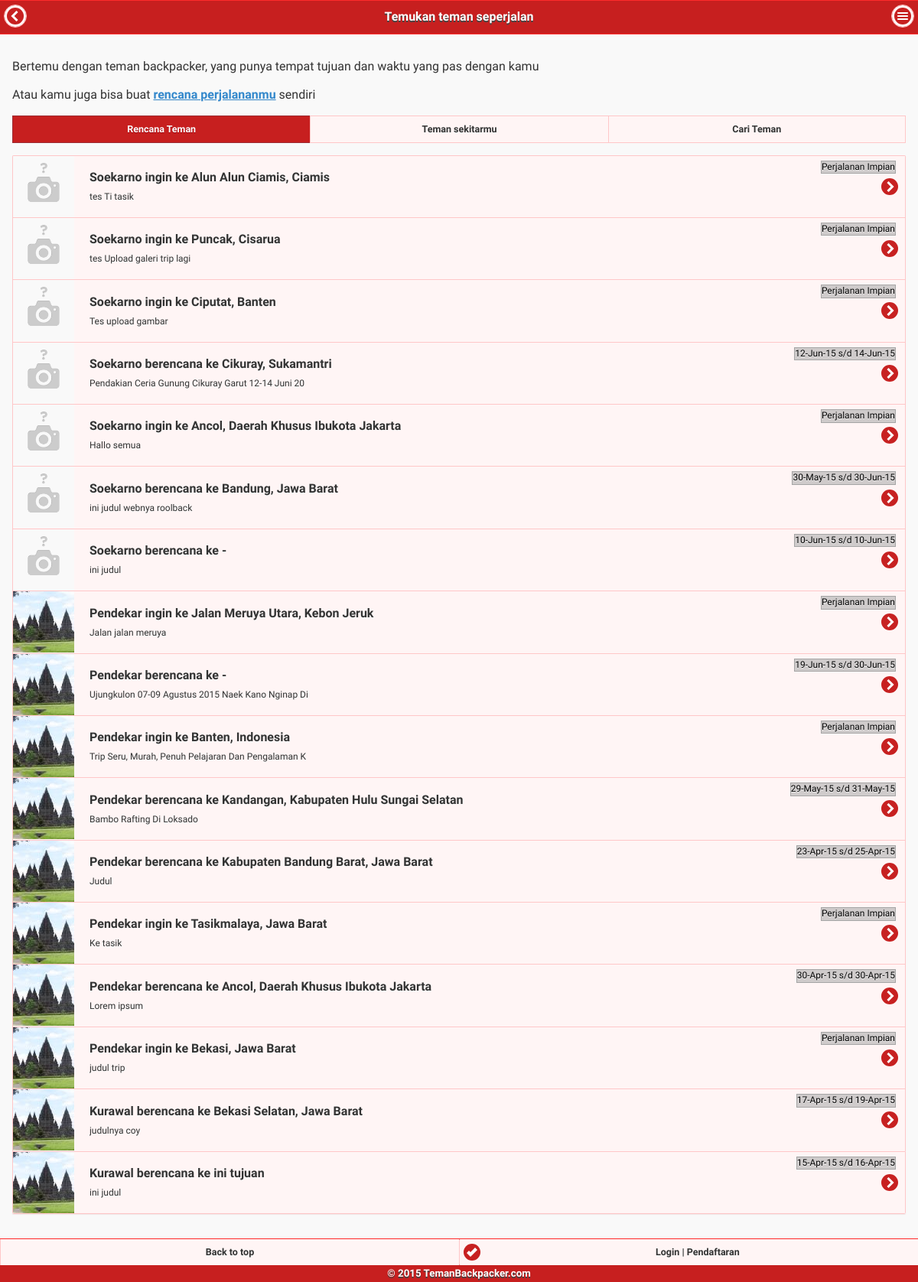
Screenshot of /user.php with the database file from the repository.
### tables this page shows
CREATE TABLE IF NOT EXISTS `tb_user` (
  `user_id` int(11) NOT NULL AUTO_INCREMENT,
  `user_name` varchar(50) NOT NULL,
  `user_username` varchar(25) NOT NULL,
  `user_email` varchar(75) NOT NULL,
  `user_password` varchar(50) NOT NULL,
  `user_lokasi` varchar(100) DEFAULT NULL,
  `user_gender` char(1) DEFAULT NULL COMMENT 'L: laki laki || P: perempuan',
  `user_ttl` date DEFAULT NULL,
  `user_foto` varchar(50) DEFAULT NULL,
  `user_bio` varchar(50) DEFAULT NULL,
  `user_sosmed` varchar(100) DEFAULT NULL,
  `user_reg_date` timestamp NULL DEFAULT CURRENT_TIMESTAMP,
  `user_info` text,
  `user_geolat` double DEFAULT NULL,
  `user_geolng` double DEFAULT NULL,
  `user_ip` varchar(50) DEFAULT NULL,
  `user_exp` text,
  `user_privacy` int(11) NOT NULL DEFAULT '0' COMMENT '0=public || 1=member',
  `user_deleted` char(1) NOT NULL DEFAULT '0' COMMENT '0=aktif || 1=deleted',
  `user_reputasi` int(11) DEFAULT '0',
  PRIMARY KEY (`user_id`),
  KEY `idx_email_paswd` (`user_email`,`user_password`),
  KEY `idx_user_name` (`user_name`,`user_password`),
  KEY `idx_search_username` (`user_username`),
  KEY `idx_search_email` (`user_email`,`user_password`)
);

CREATE TABLE IF NOT EXISTS `tb_trip` (
  `trip_id` int(11) NOT NULL,
  `trip_user_id` int(11) NOT NULL,
  `trip_judul` varchar(50) DEFAULT NULL,
  `trip_tujuan` varchar(100) DEFAULT NULL,
  `trip_tujuan_geolat` double DEFAULT NULL,
  `trip_tujuan_geolng` double DEFAULT NULL,
  `trip_asal` varchar(100) DEFAULT NULL,
  `trip_asal_lat` double DEFAULT NULL,
  `trip_asal_lng` double DEFAULT NULL,
  `trip_jenis` char(2) DEFAULT NULL,
  `trip_kategori` char(2) DEFAULT NULL,
  `trip_date1` date DEFAULT NULL,
  `trip_date2` date DEFAULT NULL,
  `trip_detail` text,
  `trip_flag_comm` char(1) DEFAULT '0' COMMENT '1: ijinkan komentar | 0: tidak diijinkan komentar',
  `trip_flag_join` char(1) DEFAULT '0' COMMENT '1: ijinkan join | 0: tidak diijinkan join',
  `trip_created_date` timestamp NOT NULL DEFAULT CURRENT_TIMESTAMP,
  `trip_stats` int(11) NOT NULL DEFAULT '0',
  PRIMARY KEY (`trip_id`),
  KEY `idx_cari_tgl` (`trip_date1`,`trip_date2`)
);

### _include/user.php (called while the page is built, shortened)
<?php
if(@$statuskoneksi != 'connected'){
	require_once dirname(__FILE__).DIRECTORY_SEPARATOR.'db_function.php';
}
function User_seperjalanan()
{
    $sql = "SELECT A.user_username, A.user_foto, B.trip_id, B.trip_judul, B.trip_tujuan, B.trip_date1, B.trip_date2, B.trip_created_date
            FROM tb_user A, tb_trip B
            WHERE A.user_id = B.trip_user_id
            ORDER BY B.trip_created_date DESC";
    $result = good_query($sql);
   while ($row = mysqli_fetch_assoc($result)){
           if (!empty($row['user_foto'])) {
                $foto = $row['user_foto'];
            } else {
                $foto = "default.gif";
            }
            $tujuan = "-";
            if (!empty($row['trip_tujuan'])) {
                $tujuan = implode(",", array_slice(explode(",", $row['trip_tujuan']), 0, 2));
            }
            if (trim($row['trip_date1']) == "0000-00-00"){
                $konjungsi = " ingin";
                $tgl = "Perjalanan Impian";
            }else{
                $konjungsi = " berencana";
                $tgl = tanggalan($row['trip_date1']) ." s/d ".tanggalan($row['trip_date2']);
            }
           $arr[] = array("user_username"   =>$row['user_username'],
                        "user_foto"         =>$foto,
                        "trip_id"           =>$row['trip_id'],
                        "trip_judul"        =>$row['trip_judul'],
                        "trip_tujuan"       =>$tujuan,
                        "trip_date"        =>$tgl,
                        "trip_created_date" =>$row['trip_created_date'],
                        "konjungsi"         =>$konjungsi
                   );
       }
       return $arr;
}
?>

### _include/db_function.php (called while the page is built, shortened)
<?php
include_once dirname(__FILE__).DIRECTORY_SEPARATOR.'fungsi.php';
$database = new mysqli(DBHOST, DBUSER, DBPASS, DBNAME);
$db =& $database;
function good_query($string, $debug=0)
{
    global $db;
    $result = $db->query($string);
    return $result;
}
?>

### _include/fungsi.php (called while the page is built, shortened)
<?php
function make_seo_name($title)
{
	return preg_replace('/[^a-z0-9_-]/i', '', strtolower(str_replace(' ', '-', trim($title))));
}
function tanggalan($tgl)
{
    $date=date_create($tgl);
    return date_format($date,"d-M-y");
}
?>

### user.php (the view, shortened to what this page needs)
<?php
include_once "_include/db_function.php";
include_once "_include/template.php";
include_once "_include/user.php";
$userList = User_seperjalanan();
?>
<!doctype html>
<html>
    <head>
    </head>
    <body>
        <section data-role="page" id="home">
            <article role="main" class="ui-content">
                <div id="listHeader">
                    <p>Bertemu dengan teman backpacker, yang punya tempat tujuan dan waktu yang pas dengan kamu</p>
                    <p>Atau kamu juga bisa buat <a href="<?= URLSITUS ?>trip/baru/" data-ajax="false">rencana perjalananmu</a> sendiri</p>
                </div>
                <div data-role="navbar">
                    <ul>
                        <li><a href="#" class="ui-btn-active">Rencana Teman</a></li>
                        <li><a href="#" class="sekitar">Teman sekitarmu</a></li>
                        <li><a href="#cari" data-transition="flip">Cari Teman</a></li>
                    </ul>
                </div>
                <ul data-role="listview" data-inset="true" data-divider-theme="a">
                    <?php
                    foreach ($userList as $u) {
                        ?>
                        <li>
                            <a href="<?= URLSITUS . "username/" . make_seo_name(@$u['user_username']) ?>/" data-ajax="false">
                                <img src="<?= URLSITUS . "_gambar/user/" . @$u['user_foto'] ?>" class="ui-li-thumb">
                                <h2><?= @$u['user_username'] . $u['konjungsi'] . " ke " . @$u['trip_tujuan'] ?></h2>
                                <p><?= @$u['trip_judul'] ?></p>
                                <p class="ui-li-aside garisKotak"> <?= @$u['trip_date'] ?> </p>
                            </a>
                        </li>
                        <?php
                    }
                    ?>
                </ul>
            </article>
        </section>
    </body>
</html>

### css/tb.css (style rules this page uses)
.garisKotak { border: 1px solid #A5A5A5; background-color: rgba(181, 181, 181, 0.64); z-index: 50; color: #000; top: .5em !important; right: 1em !important; }

### rows the page displays
tb_user: shows a picture, user_username "Soekarno", konjungsi "ingin", trip_tujuan "Alun Alun Ciamis, Ciamis", tb_trip.trip_judul "tes Ti tasik", trip_date "Perjalanan Impian", trip_tujuan "Puncak, Cisarua", tb_trip.trip_judul "tes Upload galeri trip lagi", trip_tujuan "Ciputat, Banten", tb_trip.trip_judul "Tes upload gambar", konjungsi "berencana", trip_tujuan "Cikuray, Sukamantri", tb_trip.trip_judul "Pendakian Ceria Gunung Cikuray Garut 12-14 Juni 20", trip_date "12-Jun-15 s/d 14-Jun-15", trip_tujuan "Ancol, Daerah Khusus Ibukota Jakarta", tb_trip.trip_judul "Hallo semua", trip_tujuan "Bandung, Jawa Barat", tb_trip.trip_judul "ini judul webnya roolback", trip_date "30-May-15 s/d 30-Jun-15", trip_tujuan "-", tb_trip.trip_judul "ini judul", trip_date "10-Jun-15 s/d 10-Jun-15"
tb_user: user_foto (picture), user_username "Pendekar", konjungsi "ingin", trip_tujuan "Jalan Meruya Utara, Kebon Jeruk", tb_trip.trip_judul "Jalan jalan meruya", trip_date "Perjalanan Impian", konjungsi "berencana", trip_tujuan "-", tb_trip.trip_judul "Ujungkulon 07-09 Agustus 2015 Naek Kano Nginap Di", trip_date "19-Jun-15 s/d 30-Jun-15", tb_trip.trip_tujuan "Banten, Indonesia", tb_trip.trip_judul "Trip Seru, Murah, Penuh Pelajaran Dan Pengalaman K", trip_tujuan "Kandangan, Kabupaten Hulu Sungai Selatan", tb_trip.trip_judul "Bambo Rafting Di Loksado", trip_date "29-May-15 s/d 31-May-15", trip_tujuan "Kabupaten Bandung Barat, Jawa Barat", tb_trip.trip_judul "Judul", trip_date "23-Apr-15 s/d 25-Apr-15", trip_tujuan "Tasikmalaya, Jawa Barat", tb_trip.trip_judul "Ke tasik", trip_tujuan "Ancol, Daerah Khusus Ibukota Jakarta", tb_trip.trip_judul "Lorem ipsum", trip_date "30-Apr-15 s/d 30-Apr-15", trip_tujuan "Bekasi, Jawa Barat", tb_trip.trip_judul "judul trip"
tb_user: user_foto (picture), user_username "Kurawal", konjungsi "berencana", trip_tujuan "Bekasi Selatan, Jawa Barat", tb_trip.trip_judul "judulnya coy", trip_date "17-Apr-15 s/d 19-Apr-15", tb_trip.trip_tujuan "ini tujuan", tb_trip.trip_judul "ini judul", trip_date "15-Apr-15 s/d 16-Apr-15"

### other values shown
$title "Temukan teman seperjalan"
